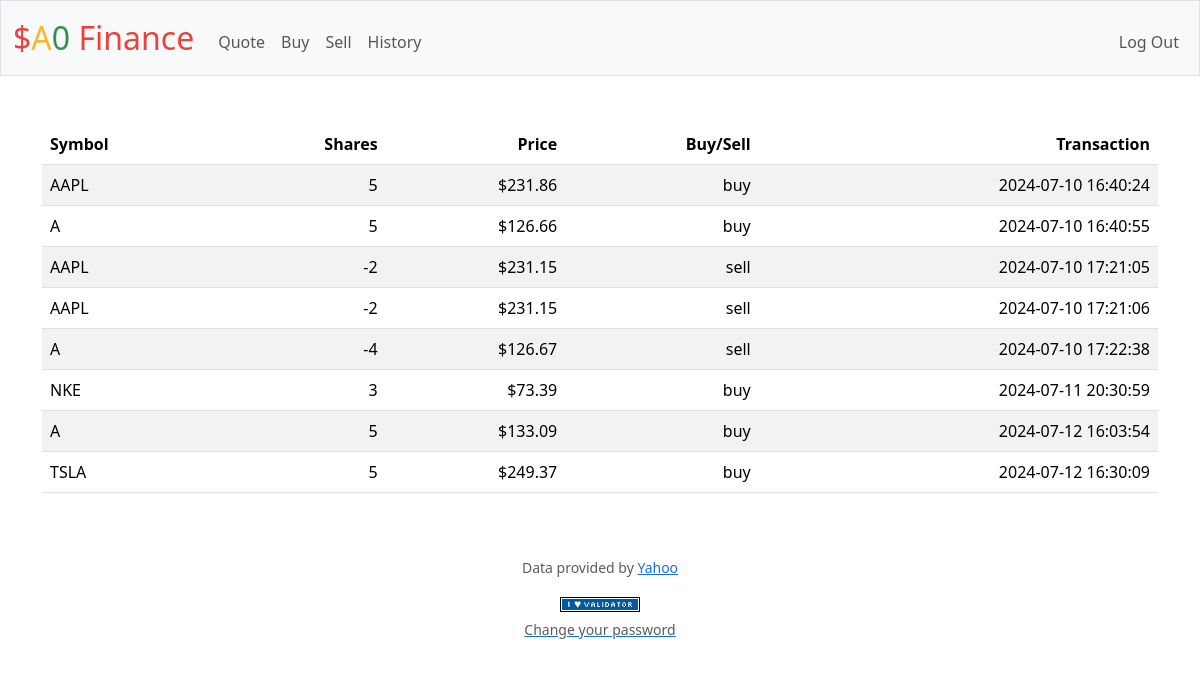
Screenshot of /history (signed in) with the database file from the repository.
### tables this page shows
CREATE TABLE transactions (
    id INTEGER PRIMARY KEY NOT NULL,
    user_id INTEGER NOT NULL,
    symbol TEXT NOT NULL,
    shares INTEGER NOT NULL,
    price NUMERIC NOT NULL,
    type TEXT CHECK( type IN ('buy', 'sell') ) NOT NULL,
    timestamp DATETIME DEFAULT CURRENT_TIMESTAMP,
    FOREIGN KEY (user_id) REFERENCES users (id)
);

### app.py (the view)
@app.route("/history")
@login_required
def history():
    if request.method == "GET":
        database = db.execute("SELECT * FROM transactions WHERE user_id = ?", session['user_id'])
        return render_template("history.html", database=database, usd=usd)

### app.py (called while the page is built)
@app.after_request
def after_request(response):
    response.headers["Cache-Control"] = "no-cache, no-store, must-revalidate"
    response.headers["Expires"] = 0
    response.headers["Pragma"] = "no-cache"
    return response

### helpers.py (called while the page is built)
def login_required(f):
    @wraps(f)
    def decorated_function(*args, **kwargs):
        if session.get("user_id") is None:
            return redirect("/login")
        return f(*args, **kwargs)
    return decorated_function

def usd(value):
    return f"${value:,.2f}"

### templates/history.html (shortened to what this page needs)
{% extends "layout.html" %}
{% block main %}
    <div class="table-responsive-md">
        <table class="table table-striped">
            <thead>
                <tr>
                    <th class="text-start">Symbol</th>
                    <th class="text-end">Shares</th>
                    <th class="text-end">Price</th>
                    <th class="text-end">Buy/Sell</th>
                    <th class="text-end">Transaction</th>
                </tr>
            </thead>
            <tbody>
                {% for data in database %}
                    <tr>
                        <td value="{{ data.symbol }}" class="text-start">{{ data.symbol }}</td>
                        <td value="{{ data.shares }}" class="text-end">{{data.shares }}</td>
                        <td value="price" class="text-end">{{ usd(data.price) }}</td>
                        <td value="{{ data.type}}" class="text-end">{{ data.type }}</td>
                        <td value="{{ data.timestamp }}" class="text-end">{{ data.timestamp }}</td>
                    </tr>
                {% endfor %}
            </tbody>
        </table>
    </div>
{% endblock %}

### templates/layout.html (shortened to what this page needs)
<!DOCTYPE html>
<html lang="en">
    <head>
        <link href="https://cdn.jsdelivr.net/npm/bootstrap@5.3.3/dist/css/bootstrap.min.css" rel="stylesheet">
        <link href="/static/styles.css" rel="stylesheet">
    </head>
    <body>
        <nav class="bg-light border navbar navbar-expand-md navbar-light">
            <div class="container-fluid">
                <a class="navbar-brand" href="/"><span class="red">$</span><span class="yellow">A</span><span class="green">0</span> <span class="red">Finance</span></a>
                <div class="collapse navbar-collapse" id="navbar">
                    {% if session["user_id"] %}
                        <ul class="navbar-nav me-auto mt-2">
                            <li class="nav-item"><a class="nav-link" href="/quote">Quote</a></li>
                            <li class="nav-item"><a class="nav-link" href="/buy">Buy</a></li>
                            <li class="nav-item"><a class="nav-link" href="/sell">Sell</a></li>
                            <li class="nav-item"><a class="nav-link" href="/history">History</a></li>
                        </ul>
                        <ul class="navbar-nav ms-auto mt-2">
                            <li class="nav-item"><a class="nav-link" href="/logout">Log Out</a></li>
                        </ul>
                    {% else %}
                        <ul class="navbar-nav ms-auto mt-2">
                            <li class="nav-item"><a class="nav-link" href="/register">Register</a></li>
                            <li class="nav-item"><a class="nav-link" href="/login">Log In</a></li>
                        </ul>
                    {% endif %}
                </div>
            </div>
        </nav>
        <main class="container py-5 text-center">
            {% block main %}{% endblock %}
        </main>
        <footer class="mb-5">
            <p class="mb-3 small text-center text-muted">
                Data provided by <a href="https://finance.yahoo.com/">Yahoo</a>
            </p>
            <form action="https://validator.w3.org/check" class="text-center" enctype="multipart/form-data" method="post" target="_blank">
                <input alt="Validate" src="/static/I_heart_validator.png" type="image">
            </form>
            <form action="/change_password" method="get" class="text-center">
                <button type="submit" class="btn btn-link p-0">
                    <p class="mb-3 small text-center text-muted">Change your password</p>
                </button>
            </form>
        </footer>
    </body>
</html>

### static/styles.css (style rules this page uses)
nav .navbar-brand { font-size: xx-large; }
nav .navbar-brand .red { color: #ea433b; }
nav .navbar-brand .yellow { color: #f5b82e; }
nav .navbar-brand .green { color: #2e944b; }

### rows the page displays
transactions: symbol "AAPL", shares "5", price "$231.86", type "buy", timestamp "2024-07-10 16:40:24"
transactions: symbol "A", shares "5", price "$126.66", type "buy", timestamp "2024-07-10 16:40:55"
transactions: symbol "AAPL", shares "-2", price "$231.15", type "sell", timestamp "2024-07-10 17:21:05"
transactions: symbol "AAPL", shares "-2", price "$231.15", type "sell", timestamp "2024-07-10 17:21:06"
transactions: symbol "A", shares "-4", price "$126.67", type "sell", timestamp "2024-07-10 17:22:38"
transactions: symbol "NKE", shares "3", price "$73.39", type "buy", timestamp "2024-07-11 20:30:59"
transactions: symbol "A", shares "5", price "$133.09", type "buy", timestamp "2024-07-12 16:03:54"
transactions: symbol "TSLA", shares "5", price "$249.37", type "buy", timestamp "2024-07-12 16:30:09"
